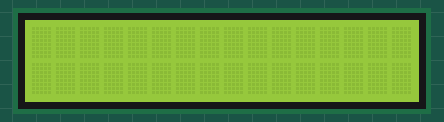
Recording of a sketch running on a simulated Arduino Uno, built with avr-gcc and run on an emulated ATmega328P. Parts: 16×2 character LCD.

Above: at 0.1 s.
At 0.6 s:
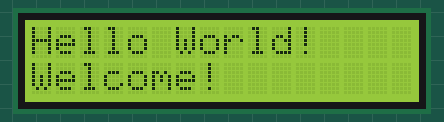

Measured:
- what the display in image 1 shows lasts 0.5 s, from 0.6 s to 1.1 s

The sketch:

lcd.ino
```cpp
/**
 * Simple LCD demo.
 *
 * Demonstrates the usage a LCD similar as described here:
 * https://www.arduino.cc/en/Tutorial/HelloWorld
 *
 * Connections:
 *
 * Arduino   | LCD
 * --------------------
 * GND       | 1
 * VCC (+5V) | 2
 * POT       | 3
 * 12        | 4
 * GND       | 5
 * 11        | 6
 * 5         | 11
 * 4         | 12
 * 3         | 13
 * 2         | 14
 * VCC (+5V) | 15
 * GND       | 16
 */

// include the library code:
#include <LiquidCrystal.h>

String message1 = "Hello World!";
String message2 = "Welcome!";

// initialize the library with the numbers of the interface pins
LiquidCrystal lcd(12, 11, 5, 4, 3, 2);

void setup() {
  // set up the LCD's number of columns and rows:
  lcd.begin(16, 2);
  // print a message to the LCD.
  // in first line
  lcd.setCursor(0,0);
  lcd.print(message1);

  // in second line
  lcd.setCursor(0,1);
  lcd.print(message2);
}

void loop() {
  // Turn off the display:
  lcd.noDisplay();
  delay(500);
  // Turn on the display:
  lcd.display();
  delay(500);
}
```
